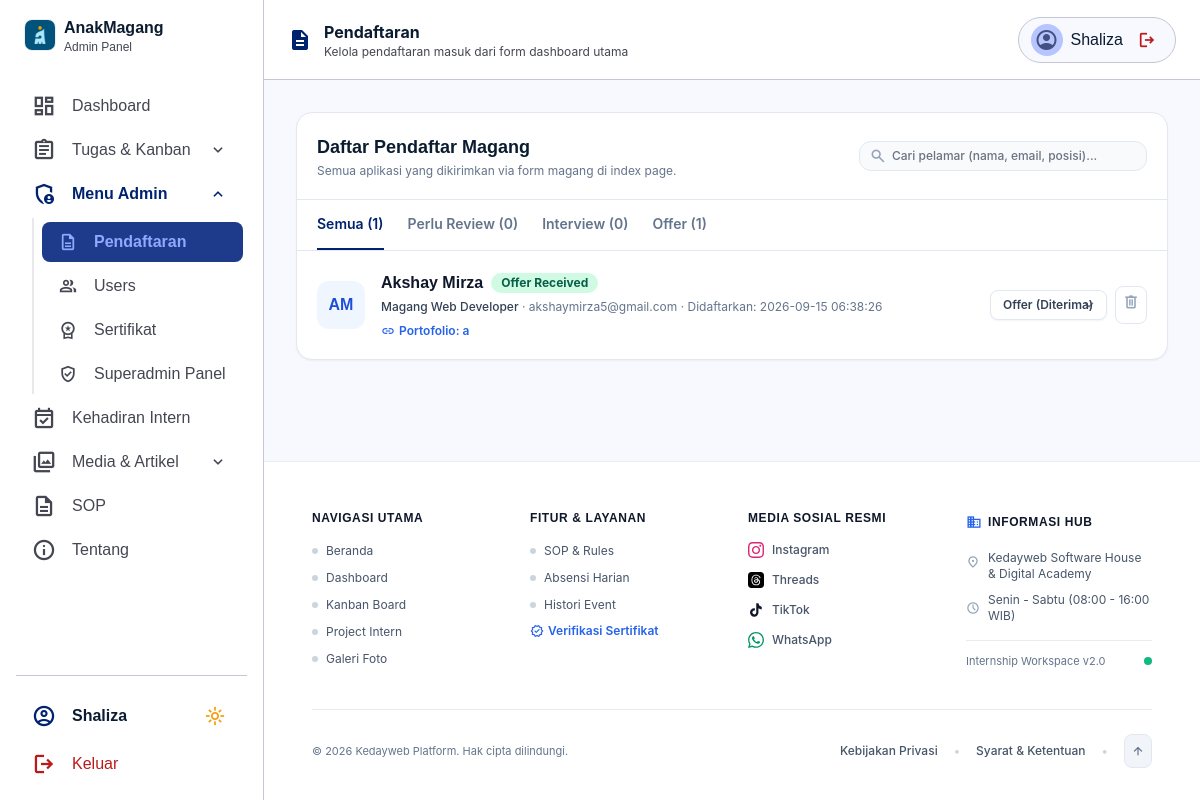
Page /applications.php (signed in) on the committed database.
### tables this page shows
CREATE TABLE `applications` (
  `id` int(11) NOT NULL,
  `first_name` varchar(100) NOT NULL,
  `last_name` varchar(100) DEFAULT '',
  `email` varchar(150) NOT NULL,
  `position` varchar(150) NOT NULL,
  `portfolio` varchar(255) DEFAULT '',
  `cv_file` varchar(255) DEFAULT '',
  `status` varchar(50) DEFAULT 'review',
  `created_at` datetime DEFAULT current_timestamp()
);

### session.php (called while the page is built, shortened)
<?php
if (!function_exists('current_user_name')) {
	function current_user_name(): string
	{
		$name = (string) ($_SESSION['username'] ?? $_SESSION['user_id'] ?? 'Pengguna');
		if ($name !== '' && !is_numeric($name)) {
			return ucfirst($name);
		}
		return $name;
	}
}

### applications.php (the view, shortened to what this page needs)
<?php
require_once __DIR__ . '/session.php';
$conn = null;
$applications = [];
if ($conn) {
    $table_check = mysqli_query($conn, "SHOW TABLES LIKE 'applications'");
    if (mysqli_num_rows($table_check) > 0) {
        $result = mysqli_query($conn, "SELECT * FROM `applications` ORDER BY id DESC");
        if ($result) {
            while ($row = mysqli_fetch_assoc($result)) {
                $applications[] = $row;
            }
        }
    }
}
$total_apps = count($applications);
$count_review = count(array_filter($applications, fn($a) => ($a['status'] ?? 'review') === 'review'));
$count_interview = count(array_filter($applications, fn($a) => ($a['status'] ?? '') === 'interview'));
$count_offer = count(array_filter($applications, fn($a) => ($a['status'] ?? '') === 'offer'));
?>
<!doctype html>
<html lang="id">
<head>
  <script src="https://cdn.tailwindcss.com?plugins=forms,container-queries"></script>
  <link rel="stylesheet" href="style.css?v=<?php echo time(); ?>">
</head>
<body class="bg-background text-on-surface font-body-md flex h-screen overflow-hidden">
<?php $active = 'applications'; include 'partials/sidebar-admin.php'; ?>
  <main class="flex-1 md:ml-[16.5rem] flex flex-col h-screen overflow-y-auto">
    <header class="w-full h-20 bg-surface-container-lowest border-b border-outline-variant sticky top-0 flex items-center justify-between px-gutter z-10 shrink-0">
      <div class="flex items-center gap-3 min-w-0 flex-1">
        <span class="material-symbols-outlined text-primary text-2xl shrink-0" style="font-variation-settings: 'FILL' 1;">description</span>
        <div class="min-w-0">
            <h2 class="font-headline-sm text-headline-sm font-bold text-on-surface truncate">Pendaftaran</h2>
            <p class="text-xs text-on-surface-variant hidden sm:block truncate">Kelola pendaftaran masuk dari form dashboard utama</p>
        </div>
      </div>
      <div class="flex items-center gap-sm shrink-0">
        <div class="flex items-center gap-sm p-1.5 px-3 rounded-full border border-outline-variant bg-surface-bright shadow-2xs">
          <div class="w-8 h-8 rounded-full bg-secondary-container flex items-center justify-center text-on-secondary-container overflow-hidden shrink-0">
            <span class="material-symbols-outlined" style="font-variation-settings: 'FILL' 1;">account_circle</span>
          </div>
          <span class="hidden sm:inline-block font-label-md"><?php echo htmlspecialchars(current_user_name(), ENT_QUOTES, 'UTF-8'); ?></span>
          <a href="logout.php" class="text-error hover:text-red-700 hover:bg-red-50 p-1.5 rounded-full transition-colors flex items-center justify-center" title="Keluar" aria-label="Keluar"><span class="material-symbols-outlined text-[20px]">logout</span></a>
        </div>
      </div>
    </header>
    <div class="mx-auto max-w-7xl p-5 md:p-8 flex-1 w-full">
      <section class="overflow-hidden rounded-2xl border border-slate-200 bg-white shadow-sm">
        <div class="flex flex-col justify-between gap-4 border-b border-slate-200 p-5 sm:flex-row sm:items-center">
          <div>
            <h2 class="font-geist text-lg font-bold">Daftar Pendaftar Magang</h2>
            <p class="text-xs text-slate-500 mt-0.5">Semua aplikasi yang dikirimkan via form magang di index page.</p>
          </div>
          <div class="relative w-full sm:w-72">
            <span class="material-symbols-outlined absolute left-2.5 top-1/2 -translate-y-1/2 text-slate-400 text-[18px]">search</span>
            <input id="searchInput" onkeyup="filterApplications()" class="w-full pl-8 pr-3 py-1.5 rounded-xl border border-slate-200 bg-slate-50 text-xs font-medium focus:border-blue-600 focus:bg-white outline-none transition-colors" placeholder="Cari pelamar (nama, email, posisi)..." type="search">
          </div>
        </div>
        <div class="flex gap-6 overflow-x-auto border-b border-slate-200 px-5">
          <button data-filter="all" onclick="filterStatus('all', this)" class="tab active shrink-0 border-b-2 border-blue-700 py-3.5 text-sm font-semibold">Semua (<?php echo $total_apps; ?>)</button>
          <button data-filter="review" onclick="filterStatus('review', this)" class="tab shrink-0 border-b-2 border-transparent py-3.5 text-sm font-semibold text-slate-500 hover:text-slate-900">Perlu Review (<?php echo $count_review; ?>)</button>
          <button data-filter="interview" onclick="filterStatus('interview', this)" class="tab shrink-0 border-b-2 border-transparent py-3.5 text-sm font-semibold text-slate-500 hover:text-slate-900">Interview (<?php echo $count_interview; ?>)</button>
          <button data-filter="offer" onclick="filterStatus('offer', this)" class="tab shrink-0 border-b-2 border-transparent py-3.5 text-sm font-semibold text-slate-500 hover:text-slate-900">Offer (<?php echo $count_offer; ?>)</button>
        </div>
        <div id="apps-container" class="divide-y divide-slate-100">
          <?php if (empty($applications)): ?>
            <div class="p-12 text-center text-slate-500">
              <span class="material-symbols-outlined text-4xl text-slate-300 block mb-2">folder_off</span>
              <p class="font-semibold text-slate-700">Belum ada data pendaftaran</p>
              <p class="text-xs text-slate-500 mt-1">Pendaftaran yang dikirim melalui form landing page akan muncul di sini secara otomatis.</p>
            </div>
          <?php else: ?>
            <?php foreach ($applications as $app):
              $fname = htmlspecialchars($app['first_name'] ?? '', ENT_QUOTES, 'UTF-8');
              $lname = htmlspecialchars($app['last_name'] ?? '', ENT_QUOTES, 'UTF-8');
              $full_name = trim($fname . ' ' . $lname);
              $email = htmlspecialchars($app['email'] ?? '', ENT_QUOTES, 'UTF-8');
              $pos = htmlspecialchars($app['position'] ?? '-', ENT_QUOTES, 'UTF-8');
              $portfolio = htmlspecialchars($app['portfolio'] ?? '', ENT_QUOTES, 'UTF-8');
              $status = strtolower($app['status'] ?? 'review');
              $created = htmlspecialchars($app['created_at'] ?? '', ENT_QUOTES, 'UTF-8');
              $badge_class = 'bg-blue-100 text-blue-800';
              $status_label = 'Under Review';
              if ($status === 'interview') {
                  $badge_class = 'bg-amber-100 text-amber-800';
                  $status_label = 'Interview Scheduled';
              } elseif ($status === 'offer') {
                  $badge_class = 'bg-emerald-100 text-emerald-800';
                  $status_label = 'Offer Received';
              } elseif ($status === 'rejected') {
                  $badge_class = 'bg-rose-100 text-rose-800';
                  $status_label = 'Ditolak';
              }
            ?>
              <article data-status="<?php echo $status; ?>" class="app-item grid gap-4 p-5 md:grid-cols-[auto_1fr_auto] md:items-center hover:bg-slate-50/50 transition-colors">
                <div class="grid h-12 w-12 place-items-center rounded-xl bg-blue-50 font-geist text-base font-bold text-blue-700 uppercase">
                  <?php echo substr($fname, 0, 1) . substr($lname, 0, 1); ?>
                </div>
                <div>
                  <div class="flex flex-wrap items-center gap-2">
                    <h3 class="font-geist text-base font-bold text-slate-900"><?php echo $full_name; ?></h3>
                    <span class="rounded-full px-2.5 py-0.5 text-xs font-bold <?php echo $badge_class; ?>">
                      <?php echo $status_label; ?>
                    </span>
                  </div>
                  <p class="mt-1 text-xs text-slate-500">
                    <span class="font-medium text-slate-700"><?php echo $pos; ?></span> · <?php echo $email; ?> · Didaftarkan: <?php echo $created; ?>
                  </p>
                  <div class="mt-2 flex flex-wrap gap-4 text-xs">
                    <?php if (!empty($portfolio)): ?>
                      <a href="<?php echo $portfolio; ?>" target="_blank" class="inline-flex items-center gap-1 font-semibold text-blue-600 hover:underline">
                        <span class="material-symbols-outlined text-[14px]">link</span> Portofolio: <?php echo $portfolio; ?>
                      </a>
                    <?php endif; ?>
                  </div>
                </div>
                <div class="flex items-center gap-2">
                  <form method="POST" class="inline-flex gap-1">
                    <select name="action" onchange="this.form.submit()" class="rounded-lg border border-slate-200 bg-white py-1.5 px-3 text-xs font-semibold text-slate-700 focus:border-blue-600 outline-none shadow-sm cursor-pointer">
                      <option value="offer" <?php echo $status === 'offer' ? 'selected' : ''; ?>>Offer (Diterima)</option>
                    </select>
                  </form>
                  <form method="POST" class="inline confirm-action-form" data-confirm-title="Hapus Pendaftaran Magang" data-confirm-message="Apakah Anda yakin ingin menghapus pendaftaran magang ini?">
                    <button type="submit" class="rounded-lg border border-slate-200 bg-white p-1.5 text-slate-400 hover:border-red-200 hover:bg-red-50 hover:text-red-600 transition-colors" title="Hapus">
                      <span class="material-symbols-outlined text-[18px]">delete</span>
                    </button>
                  </form>
                </div>
              </article>
            <?php endforeach; ?>
          <?php endif; ?>
        </div>
      </section>
    </div>
    <div class="mt-auto shrink-0 w-full">
      <?php include 'partials/footer.php'; ?>
    </div>
  </main>
</body>
</html>

### style.css (style rules this page uses)
body { font-family: 'Inter', sans-serif; }
.material-symbols-outlined { font-variation-settings: 'FILL' 0, 'wght' 500; }
.tab.active { color: #00236f; border-color: #00236f; }

### applications.php (style rules this page uses)
body { font-family: Inter, sans-serif; }
.material-symbols-outlined { font-variation-settings: 'FILL' 0, 'wght' 500; }
.tab.active { color: #00236f; border-color: #00236f; }

### rows in the picture
applications: status "0", status "1", first_name "A", last_name "M", full_name "Akshay Mirza", status "Offer Received", position "Magang Web Developer", email "akshaymirza5@gmail.com", created_at "2026-09-15 06:38:26", portfolio "a", action "Offer (Diterima)"

### other values in the picture
$sidebar_title "AnakMagang"
$sidebar_subtitle "Admin Panel"
current_user_name() "Shaliza"
$total_apps "1"
$footer_settings['location'] "Kedayweb Software House & Digital Academy"
$footer_settings['work_hours'] "Senin - Sabtu (08:00 - 16:00 WIB)"
$footer_settings['workspace_version'] "Internship Workspace v2.0"
